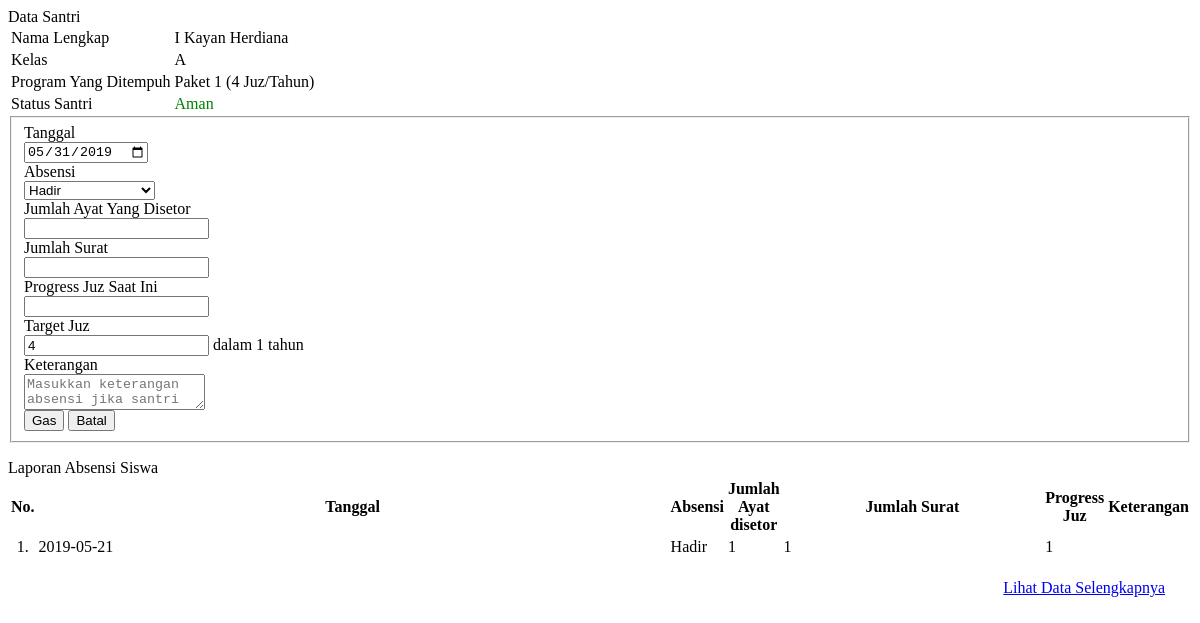
Before: /admin/absensi_detail.php?ID=8 with the older database file.
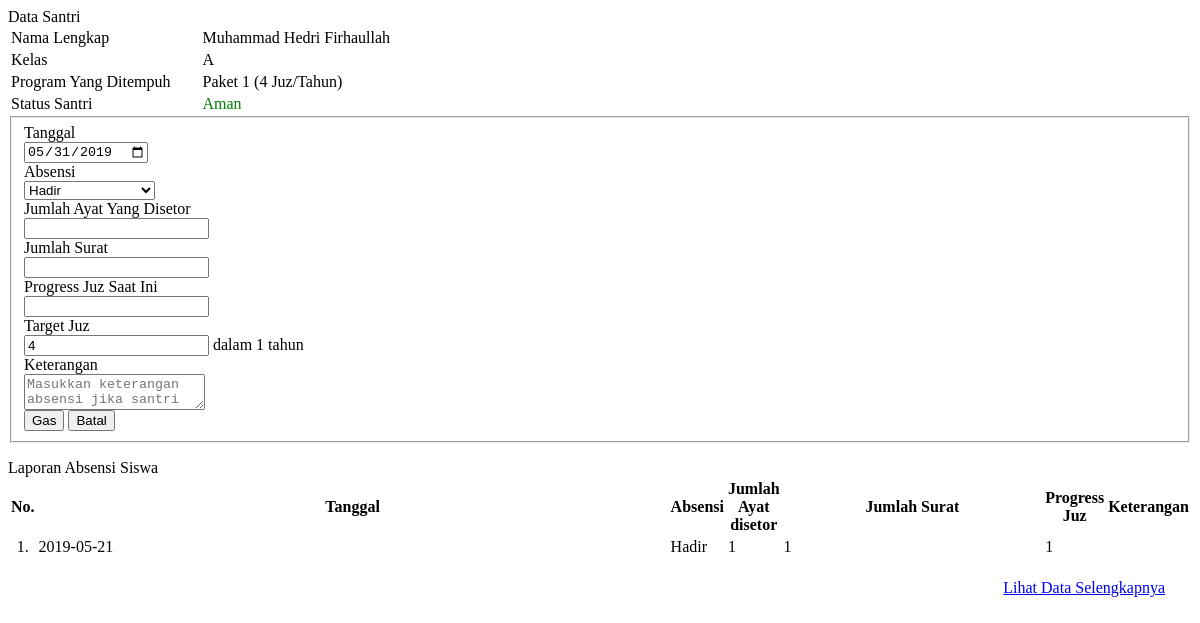
After: the same page with the newer database file.
### tables this page shows
CREATE TABLE `tbsantri` (
  `IdSantri` int(11) NOT NULL,
  `NIS` varchar(20) NOT NULL,
  `TglInput` date NOT NULL,
  `Nama` varchar(50) NOT NULL,
  `NamaLengkap` varchar(100) NOT NULL,
  `JenisKelamin` int(2) NOT NULL,
  `TempatLahir` varchar(40) NOT NULL,
  `TglLahir` date NOT NULL,
  `AnakKe` int(5) NOT NULL,
  `Dari` int(11) NOT NULL,
  `Bahasa` varchar(40) NOT NULL,
  `KebutuhanKhusus` varchar(30) NOT NULL,
  `SekolahTerakhir` varchar(20) NOT NULL,
  `NamaSekolah` varchar(50) NOT NULL,
  `AlamatSekolah` text NOT NULL,
  `TinggalDengan` varchar(30) NOT NULL,
  `NomorKK` varchar(50) NOT NULL,
  `NamaJalan` text NOT NULL,
  `RT` varchar(50) NOT NULL,
  `RW` varchar(50) NOT NULL,
  `Desa` varchar(50) NOT NULL,
  `Kecamatan` varchar(100) NOT NULL,
  `Kabupaten` varchar(100) NOT NULL,
  `Provinsi` varchar(100) NOT NULL,
  `StatusSantri` varchar(30) NOT NULL,
  `IdProgram` int(11) NOT NULL,
  `IdKelas` int(11) NOT NULL
);

CREATE TABLE `tbkelas` (
  `IdKelas` int(11) NOT NULL,
  `NamaKelas` varchar(50) NOT NULL,
  `TahunKelas` int(11) NOT NULL,
  `KeteranganKelas` text NOT NULL
);

CREATE TABLE `tbprogram` (
  `IdProgram` int(11) NOT NULL,
  `ProgramStudi` varchar(30) NOT NULL,
  `Juz` int(11) NOT NULL,
  `AyatPerhari` int(11) NOT NULL,
  `BulanPerjuz` int(11) NOT NULL,
  `Tahun` int(11) NOT NULL,
  `Keterangan` text NOT NULL
);

### admin/absensi_detail.php (the view, shortened to what the changed rows need)
<?php
$ID = mysqli_real_escape_string($conn, $_GET['ID']);
$sql = "SELECT * FROM tbsantri LEFT JOIN tbabsen ON tbsantri.IdSantri = tbabsen.IdSantri LEFT JOIN tbkelas
ON tbsantri.IdKelas=tbkelas.IdKelas LEFT JOIN tbprogram ON tbsantri.IdProgram = tbprogram.IdProgram WHERE tbsantri.IdSantri='$ID'";
$query = mysqli_query($conn, $sql);
$data = mysqli_fetch_object($query);
?>
<html>
<div class="panel panel-success">
  <div class="panel-body">
      <table class="table table-striped table-responsive table-bordered">
        <tr>
            <td width="50%">Nama Lengkap</td>
            <td><?php echo $data->NamaLengkap?></td>
        </tr>
        <tr>
            <td>Kelas</td>
            <td><?php echo $data->NamaKelas?></td>
        </tr>
        <tr>
            <td>Program Yang Ditempuh</td>
            <td><?php echo $data->ProgramStudi?></td>
        </tr>
        <tr>
            <td><?php
            if($data->StatusSantri == 'Aman'){
                echo "<font color='green'>".$data->StatusSantri."</font>";
            }elseif($data->StatusSantri == 'Waspada'){
                echo "<font color='yellow'>".$data->StatusSantri."</font>";
            }else{
                echo "<font color='red'>".$data->StatusSantri."</font>";
            }?></td>
        </tr>
      </table>
  </div>
  <div class="panel-body">
  <form class="form-horizontal" method="post" action="proses_inputabsensi.php?ID=<?php echo $ID?>">
        <fieldset>
        <div class="form-group">
            <div class="col-md-3">
                <div class="input-group">
                    <input id="targetjuz" name="targetjuz" type="number" placeholder="" class="form-control" required="" value="<?php echo $data->Juz?>" readonly="">
                    <span class="input-group-addon">dalam 1 tahun</span>
                </div>
            </div>
        </div>
        </fieldset>
    </form>
  </div>
  <div class="panel-body">
  <table class="table table-bordered table-hover">
                <tr>
                    <th width="2%" align="center">No. </th>
                    <th align="center">Tanggal</th>
                    <th align="center">Absensi</th>
                    <th align="center">Jumlah Ayat disetor</th>
                    <th align="center">Jumlah Surat</th>
                    <th align="center">Progress Juz</th>
                    <th align="center">Keterangan</th>
                </tr>
            </table>
  </div>
</div>
</html>

Changed rows visible on the page:
changed tbsantri "Aman": NamaLengkap "I Kayan Herdiana" → "Muhammad Hedri Firhaullah"
